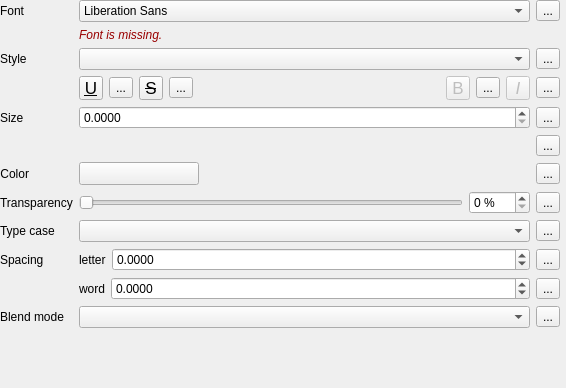
                    <widget class="QWidget" name="scrollAreaWidgetContents">
                     <property name="geometry">
                      <rect>
                       <x>0</x>
                       <y>0</y>
                       <width>566</width>
                       <height>388</height>
                      </rect>
                     </property>
                     <layout class="QVBoxLayout" name="verticalLayout_2">
                      <property name="leftMargin">
                       <number>0</number>
                      </property>
                      <property name="topMargin">
                       <number>0</number>
                      </property>
                      <property name="rightMargin">
                       <number>6</number>
                      </property>
                      <property name="bottomMargin">
                       <number>0</number>
                      </property>
                      <item>
                       <widget class="QFrame" name="mFontStyleGroupBox">
                        <property name="sizePolicy">
                         <sizepolicy hsizetype="Preferred" vsizetype="Maximum">
                          <horstretch>0</horstretch>
                          <verstretch>0</verstretch>
                         </sizepolicy>
                        </property>
                        <property name="maximumSize">
                         <size>
                          <width>16777215</width>
                          <height>16777215</height>
                         </size>
                        </property>
                        <layout class="QGridLayout" name="gridLayout_6">
                         <property name="margin">
                          <number>0</number>
                         </property>
                         <item row="9" column="1" colspan="2">
                          <layout class="QHBoxLayout" name="horizontalLayout_14">
                           <item>
                            <widget class="QLabel" name="mFontLetterSpacingLabel">
                             <property name="sizePolicy">
                              <sizepolicy hsizetype="Maximum" vsizetype="Preferred">
                               <horstretch>0</horstretch>
                               <verstretch>0</verstretch>
                              </sizepolicy>
                             </property>
                             <property name="text">
                              <string>letter</string>
                             </property>
                            </widget>
                           </item>
                           <item>
                            <widget class="QgsDoubleSpinBox" name="mFontLetterSpacingSpinBox">
                             <property name="sizePolicy">
                              <sizepolicy hsizetype="Preferred" vsizetype="Fixed">
                               <horstretch>0</horstretch>
                               <verstretch>0</verstretch>
                              </sizepolicy>
                             </property>
                             <property name="toolTip">
                              <string>Space in pixels or map units, relative to size unit choice</string>
                             </property>
                             <property name="decimals">
                              <number>4</number>
                             </property>
                             <property name="minimum">
                              <double>-1000.000000000000000</double>
                             </property>
                             <property name="maximum">
                              <double>999999999.000000000000000</double>
                             </property>
                             <property name="showClearButton" stdset="0">
                              <bool>true</bool>
                             </property>
                            </widget>
                           </item>
                           <item>
                            <widget class="QgsDataDefinedButton" name="mFontLetterSpacingDDBtn">
                             <property name="text">
                              <string>...</string>
                             </property>
                            </widget>
                           </item>
                          </layout>
                         </item>
                         <item row="4" column="1">
                          <widget class="QgsDoubleSpinBox" name="mFontSizeSpinBox">
                           <property name="sizePolicy">
                            <sizepolicy hsizetype="Expanding" vsizetype="Fixed">
                             <horstretch>0</horstretch>
                             <verstretch>0</verstretch>
                            </sizepolicy>
                           </property>
                           <property name="minimumSize">
                            <size>
                             <width>0</width>
                             <height>0</height>
                            </size>
                           </property>
                           <property name="decimals">
                            <number>4</number>
                           </property>
                           <property name="maximum">
                            <double>999999999.000000000000000</double>
                           </property>
                           <property name="showClearButton" stdset="0">
                            <bool>false</bool>
                           </property>
                          </widget>
                         </item>
                         <item row="2" column="0">
                          <widget class="QLabel" name="mFontStyleLabel">
                           <property name="sizePolicy">
                            <sizepolicy hsizetype="Maximum" vsizetype="Preferred">
                             <horstretch>0</horstretch>
                             <verstretch>0</verstretch>
                            </sizepolicy>
                           </property>
                           <property name="text">
                            <string>Style</string>
                           </property>
                          </widget>
                         </item>
                         <item row="8" column="1">
                          <widget class="QComboBox" name="mFontCapitalsComboBox">
                           <property name="enabled">
                            <bool>true</bool>
                           </property>
                           <property name="sizePolicy">
                            <sizepolicy hsizetype="Preferred" vsizetype="Fixed">
                             <horstretch>0</horstretch>
                             <verstretch>0</verstretch>
                            </sizepolicy>
                           </property>
                           <property name="maximumSize">
                            <size>
                             <width>16777215</width>
                             <height>16777215</height>
                            </size>
                           </property>
                           <property name="toolTip">
                            <string>Capitalization style of text</string>
                           </property>
                          </widget>
                         </item>
                         <item row="7" column="0">
                          <widget class="QLabel" name="mFontTranspLabel">
                           <property name="enabled">
                            <bool>true</bool>
                           </property>
                           <property name="text">
                            <string>Transparency</string>
                           </property>
                          </widget>
                         </item>
                         <item row="0" column="0">
                          <widget class="QLabel" name="mFontLabel">
                           <property name="sizePolicy">
                            <sizepolicy hsizetype="Preferred" vsizetype="Preferred">
                             <horstretch>0</horstretch>
                             <verstretch>0</verstretch>
                            </sizepolicy>
                           </property>
                           <property name="text">
                            <string>Font</string>
                           </property>
                           <property name="alignment">
                            <set>Qt::AlignLeading|Qt::AlignLeft|Qt::AlignVCenter</set>
                           </property>
                          </widget>
                         </item>
                         <item row="2" column="1">
                          <widget class="QComboBox" name="mFontStyleComboBox">
                           <property name="sizePolicy">
                            <sizepolicy hsizetype="Expanding" vsizetype="Fixed">
                             <horstretch>0</horstretch>
                             <verstretch>0</verstretch>
                            </sizepolicy>
                           </property>
                           <property name="minimumSize">
                            <size>
                             <width>0</width>
                             <height>0</height>
                            </size>
                           </property>
                           <property name="maximumSize">
                            <size>
                             <width>16777215</width>
                             <height>16777215</height>
                            </size>
                           </property>
                           <property name="toolTip">
                            <string>Available typeface styles</string>
                           </property>
                           <property name="sizeAdjustPolicy">
                            <enum>QComboBox::AdjustToContentsOnFirstShow</enum>
                           </property>
                          </widget>
                         </item>
                         <item row="8" column="2">
                          <widget class="QgsDataDefinedButton" name="mFontCaseDDBtn">
                           <property name="text">
                            <string>...</string>
                           </property>
                          </widget>
                         </item>
                         <item row="5" column="2">
                          <widget class="QgsDataDefinedButton" name="mFontUnitsDDBtn">
                           <property name="text">
                            <string>...</string>
                           </property>
                          </widget>
                         </item>
                         <item row="6" column="2">
                          <widget class="QgsDataDefinedButton" name="mFontColorDDBtn">
                           <property name="text">
                            <string>...</string>
                           </property>
                          </widget>
                         </item>
                         <item row="0" column="2">
                          <widget class="QgsDataDefinedButton" name="mFontDDBtn">
                           <property name="text">
                            <string>...</string>
                           </property>
                          </widget>
                         </item>
                         <item row="7" column="2">
                          <widget class="QgsDataDefinedButton" name="mFontTranspDDBtn">
                           <property name="text">
                            <string>...</string>
                           </property>
                          </widget>
                         </item>
                         <item row="7" column="1">
                          <widget class="QFrame" name="frame">
                           <property name="sizePolicy">
                            <sizepolicy hsizetype="Preferred" vsizetype="Maximum">
                             <horstretch>0</horstretch>
                             <verstretch>0</verstretch>
                            </sizepolicy>
                           </property>
                           <layout class="QHBoxLayout" name="horizontalLayout_23">
                            <property name="margin">
                             <number>0</number>
                            </property>
                            <item>
                             <widget class="QSlider" name="mFontTranspSlider">
                              <property name="enabled">
                               <bool>true</bool>
                              </property>
                              <property name="minimumSize">
                               <size>
                                <width>0</width>
                                <height>0</height>
                               </size>
                              </property>
                              <property name="maximumSize">
                               <size>
                                <width>16777215</width>
                                <height>16777215</height>
                               </size>
                              </property>
                              <property name="maximum">
                               <number>100</number>
                              </property>
                              <property name="orientation">
                               <enum>Qt::Horizontal</enum>
                              </property>
                             </widget>
                            </item>
                            <item>
                             <widget class="QgsSpinBox" name="mFontTranspSpinBox">
                              <property name="enabled">
                               <bool>true</bool>
                              </property>
                              <property name="sizePolicy">
                               <sizepolicy hsizetype="Maximum" vsizetype="Fixed">
                                <horstretch>0</horstretch>
                                <verstretch>0</verstretch>
                               </sizepolicy>
                              </property>
                              <property name="suffix">
                               <string> %</string>
                              </property>
                              <property name="maximum">
                               <number>100</number>
                              </property>
                             </widget>
                            </item>
                           </layout>
                          </widget>
                         </item>
                         <item row="8" column="0">
                          <widget class="QLabel" name="mFontCapitalsLabel">
                           <property name="sizePolicy">
                            <sizepolicy hsizetype="Maximum" vsizetype="Preferred">
                             <horstretch>0</horstretch>
                             <verstretch>0</verstretch>
                            </sizepolicy>
                           </property>
                           <property name="text">
                            <string>Type case</string>
                           </property>
                          </widget>
                         </item>
                         <item row="11" column="2">
                          <widget class="QgsDataDefinedButton" name="mFontBlendModeDDBtn">
                           <property name="text">
                            <string>...</string>
                           </property>
                          </widget>
                         </item>
                         <item row="6" column="0">
                          <widget class="QLabel" name="mFontColorLabel">
                           <property name="sizePolicy">
                            <sizepolicy hsizetype="Maximum" vsizetype="Preferred">
                             <horstretch>0</horstretch>
                             <verstretch>0</verstretch>
                            </sizepolicy>
                           </property>
                           <property name="text">
                            <string>Color</string>
                           </property>
                           <property name="alignment">
                            <set>Qt::AlignRight|Qt::AlignTrailing|Qt::AlignVCenter</set>
                           </property>
                          </widget>
                         </item>
                         <item row="4" column="2">
                          <widget class="QgsDataDefinedButton" name="mFontSizeDDBtn">
                           <property name="text">
                            <string>...</string>
                           </property>
                          </widget>
                         </item>
                         <item row="9" column="0">
                          <widget class="QLabel" name="label_10">
                           <property name="text">
                            <string>Spacing</string>
                           </property>
                          </widget>
                         </item>
                         <item row="6" column="1">
                          <widget class="QgsColorButtonV2" name="btnTextColor">
                           <property name="sizePolicy">
                            <sizepolicy hsizetype="Fixed" vsizetype="Fixed">
                             <horstretch>0</horstretch>
                             <verstretch>0</verstretch>
                            </sizepolicy>
                           </property>
                           <property name="minimumSize">
                            <size>
                             <width>120</width>
                             <height>0</height>
                            </size>
                           </property>
                           <property name="maximumSize">
                            <size>
                             <width>120</width>
                             <height>16777215</height>
                            </size>
                           </property>
                          </widget>
                         </item>
                         <item row="11" column="0">
                          <widget class="QLabel" name="labelBlendMode">
                           <property name="text">
                            <string>Blend mode</string>
                           </property>
                          </widget>
                         </item>
                         <item row="10" column="1" colspan="2">
                          <layout class="QHBoxLayout" name="horizontalLayout_15">
                           <item>
                            <widget class="QLabel" name="mFontWordSpacingLabel">
                             <property name="sizePolicy">
                              <sizepolicy hsizetype="Maximum" vsizetype="Preferred">
                               <horstretch>0</horstretch>
                               <verstretch>0</verstretch>
                              </sizepolicy>
                             </property>
                             <property name="text">
                              <string>word</string>
                             </property>
                            </widget>
                           </item>
                           <item>
                            <widget class="QgsDoubleSpinBox" name="mFontWordSpacingSpinBox">
                             <property name="sizePolicy">
                              <sizepolicy hsizetype="Preferred" vsizetype="Fixed">
                               <horstretch>0</horstretch>
                               <verstretch>0</verstretch>
                              </sizepolicy>
                             </property>
                             <property name="toolTip">
                              <string>Space in pixels or map units, relative to size unit choice</string>
                             </property>
                             <property name="decimals">
                              <number>4</number>
                             </property>
                             <property name="minimum">
                              <double>-1000.000000000000000</double>
                             </property>
                             <property name="maximum">
                              <double>999999999.000000000000000</double>
                             </property>
                             <property name="showClearButton" stdset="0">
                              <bool>true</bool>
                             </property>
                            </widget>
                           </item>
                           <item>
                            <widget class="QgsDataDefinedButton" name="mFontWordSpacingDDBtn">
                             <property name="text">
                              <string>...</string>
                             </property>
                            </widget>
                           </item>
                          </layout>
                         </item>
                         <item row="3" column="1" colspan="2">
                          <layout class="QHBoxLayout" name="horizontalLayout_13">
                           <item>
                            <widget class="QToolButton" name="mFontUnderlineBtn">
                             <property name="enabled">
                              <bool>true</bool>
                             </property>
                             <property name="minimumSize">
                              <size>
                               <width>24</width>
                               <height>24</height>
                              </size>
                             </property>
                             <property name="maximumSize">
                              <size>
                               <width>24</width>
                               <height>24</height>
                              </size>
                             </property>
                             <property name="font">
                              <font>
                               <pointsize>13</pointsize>
                               <underline>true</underline>
                              </font>
                             </property>
                             <property name="toolTip">
                              <string>Underlined text</string>
                             </property>
                             <property name="text">
                              <string>U</string>
                             </property>
                             <property name="checkable">
                              <bool>true</bool>
                             </property>
                            </widget>
                           </item>
                           <item>
                            <widget class="QgsDataDefinedButton" name="mFontUnderlineDDBtn">
                             <property name="text">
                              <string>...</string>
                             </property>
                            </widget>
                           </item>
                           <item>
                            <widget class="QToolButton" name="mFontStrikethroughBtn">
                             <property name="enabled">
                              <bool>true</bool>
                             </property>
                             <property name="minimumSize">
                              <size>
                               <width>24</width>
                               <height>24</height>
                              </size>
                             </property>
                             <property name="maximumSize">
                              <size>
                               <width>24</width>
                               <height>24</height>
                              </size>
                             </property>
                             <property name="font">
                              <font>
                               <pointsize>13</pointsize>
                               <strikeout>true</strikeout>
                              </font>
                             </property>
                             <property name="toolTip">
                              <string>Strikeout text</string>
                             </property>
                             <property name="text">
                              <string>S</string>
                             </property>
                             <property name="checkable">
                              <bool>true</bool>
                             </property>
                            </widget>
                           </item>
                           <item>
                            <widget class="QgsDataDefinedButton" name="mFontStrikeoutDDBtn">
                             <property name="text">
                              <string>...</string>
                             </property>
                            </widget>
                           </item>
                           <item>
                            <spacer name="horizontalSpacer_11">
                             <property name="orientation">
                              <enum>Qt::Horizontal</enum>
                             </property>
                             <property name="sizeHint" stdset="0">
                              <size>
                               <width>0</width>
                               <height>20</height>
                              </size>
                             </property>
                            </spacer>
                           </item>
                           <item>
                            <widget class="QToolButton" name="mFontBoldBtn">
                             <property name="enabled">
                              <bool>false</bool>
                             </property>
                             <property name="minimumSize">
                              <size>
                               <width>24</width>
                               <height>24</height>
                              </size>
                             </property>
                             <property name="maximumSize">
                              <size>
                               <width>24</width>
                               <height>24</height>
                              </size>
                             </property>
                             <property name="font">
                              <font>
                               <pointsize>13</pointsize>
                              </font>
                             </property>
                             <property name="toolTip">
                              <string>Bold text
(data defined only, overrides Style)</string>
                             </property>
                             <property name="text">
                              <string>B</string>
                             </property>
                             <property name="checkable">
                              <bool>true</bool>
                             </property>
                            </widget>
                           </item>
                           <item>
                            <widget class="QgsDataDefinedButton" name="mFontBoldDDBtn">
                             <property name="text">
                              <string>...</string>
                             </property>
                            </widget>
                           </item>
                           <item>
                            <widget class="QToolButton" name="mFontItalicBtn">
                             <property name="enabled">
                              <bool>false</bool>
                             </property>
                             <property name="minimumSize">
                              <size>
                               <width>24</width>
                               <height>24</height>
                              </size>
                             </property>
                             <property name="maximumSize">
                              <size>
                               <width>24</width>
                               <height>24</height>
                              </size>
                             </property>
                             <property name="font">
                              <font>
                               <pointsize>13</pointsize>
                               <italic>true</italic>
                              </font>
                             </property>
                             <property name="toolTip">
                              <string>Italic text
(data defined only, overrides Style)</string>
                             </property>
                             <property name="text">
                              <string>I</string>
                             </property>
                             <property name="checkable">
                              <bool>true</bool>
                             </property>
                            </widget>
                           </item>
                           <item>
                            <widget class="QgsDataDefinedButton" name="mFontItalicDDBtn">
                             <property name="text">
                              <string>...</string>
                             </property>
                            </widget>
                           </item>
                          </layout>
                         </item>
                         <item row="11" column="1">
                          <widget class="QgsBlendModeComboBox" name="comboBlendMode"/>
                         </item>
                         <item row="2" column="2">
                          <widget class="QgsDataDefinedButton" name="mFontStyleDDBtn">
                           <property name="text">
                            <string>...</string>
                           </property>
                          </widget>
                         </item>
                         <item row="4" column="0">
                          <widget class="QLabel" name="mFontSizeLabel">
                           <property name="sizePolicy">
                            <sizepolicy hsizetype="Maximum" vsizetype="Preferred">
                             <horstretch>0</horstretch>
                             <verstretch>0</verstretch>
                            </sizepolicy>
                           </property>
                           <property name="text">
                            <string>Size</string>
                           </property>
                          </widget>
                         </item>
                         <item row="1" column="1">
                          <widget class="QFrame" name="mFontFamilyFrame">
                           <layout class="QHBoxLayout" name="horizontalLayout_5">
                            <property name="margin">
                             <number>0</number>
                            </property>
                            <item>
                             <widget class="QLabel" name="mFontMissingLabel">
                              <property name="sizePolicy">
                               <sizepolicy hsizetype="Expanding" vsizetype="Preferred">
                                <horstretch>0</horstretch>
                                <verstretch>0</verstretch>
                               </sizepolicy>
                              </property>
                              <property name="styleSheet">
                               <string notr="true">color: #990000;
font-style: italic;</string>
                              </property>
                              <property name="text">
                               <string>Font is missing.</string>
                              </property>
                              <property name="alignment">
                               <set>Qt::AlignLeading|Qt::AlignLeft|Qt::AlignVCenter</set>
                              </property>
                             </widget>
                            </item>
                           </layout>
                          </widget>
                         </item>
                         <item row="0" column="1">
                          <widget class="QFontComboBox" name="mFontFamilyCmbBx">
                           <property name="editable">
                            <bool>false</bool>
                           </property>
                          </widget>
                         </item>
                         <item row="5" column="1">
                          <widget class="QgsUnitSelectionWidget" name="mFontSizeUnitWidget" native="true"/>
                         </item>
                        </layout>
                       </widget>
                      </item>
                      <item>
                       <spacer name="verticalSpacer_2">
                        <property name="orientation">
                         <enum>Qt::Vertical</enum>
                        </property>
                        <property name="sizeHint" stdset="0">
                         <size>
                          <width>20</width>
                          <height>0</height>
                         </size>
                        </property>
                       </spacer>
                      </item>
                     </layout>
                    </widget>
